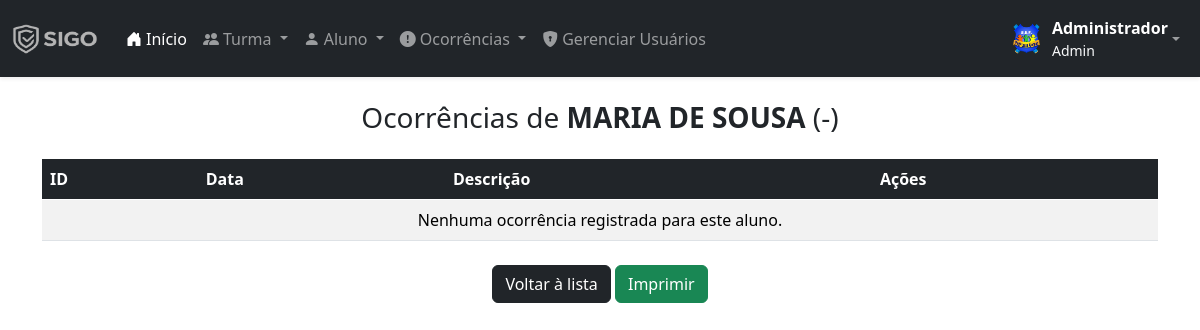
The page /ver-ocorrencias-aluno.php?id=14 (signed in) on the database as committed earlier.
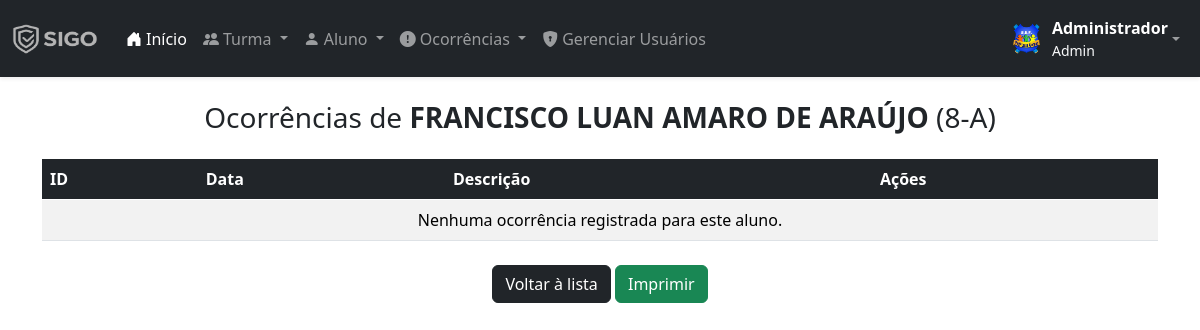
The same page on the database as committed later.
### tables this page shows
CREATE TABLE `alunos` (
  `id` int(11) NOT NULL,
  `nome` varchar(255) NOT NULL,
  `rg` varchar(30) NOT NULL,
  `cpf` varchar(20) NOT NULL,
  `endereco` varchar(255) NOT NULL,
  `tel` varchar(80) NOT NULL,
  `escolaridade` varchar(50) NOT NULL,
  `turma` int(11) NOT NULL
);

CREATE TABLE `turma` (
  `id` int(11) NOT NULL,
  `ano` int(11) NOT NULL,
  `turma` varchar(10) NOT NULL
);

### ver-ocorrencias-aluno.php (the view, shortened to what this page needs)
<?php
require('includes/conexao.php');
?>
<!DOCTYPE html>
<html lang="pt-br">
<?php
include('layout/head.php');
?>
<head>
</head>
<body>
    <?php include('layout/menu.php'); ?>
    <div class="container mt-4">
        <?php
        $aluno_id = intval($_GET['id']);
        $sql_aluno = "
            SELECT a.nome, t.ano, t.turma
            FROM alunos a
            LEFT JOIN turma t ON a.turma = t.id
            WHERE a.id = '$aluno_id'
        ";
        $res_aluno = mysqli_query($conn, $sql_aluno);
        $dados_aluno = mysqli_fetch_assoc($res_aluno);
        $nome_aluno = $dados_aluno['nome'];
        $turma_aluno = $dados_aluno['ano'] . '-' . $dados_aluno['turma'];
        ?>
        <h3 class="text-center mb-4">
            Ocorrências de <b><?php echo $nome_aluno; ?></b>
            (<?php echo $turma_aluno; ?>)
        </h3>
        <table class="table table-striped">
            <thead class="table-dark">
                <tr>
                    <th>ID</th>
                    <th>Data</th>
                    <th>Descrição</th>
                    <th class="no-print">Ações</th>
                </tr>
            </thead>
            <tbody>
                <?php
                $sql = "
                    SELECT o.id, o.descricao, o.data
                    FROM ocorrencia o
                    INNER JOIN ocorrencia_aluno oa ON oa.ocorrencia_id = o.id
                    WHERE oa.alunos_id = '$aluno_id'
                    ORDER BY o.data DESC
                ";
                $res = mysqli_query($conn, $sql);
                if (mysqli_num_rows($res) > 0) {
                    while ($oc = mysqli_fetch_assoc($res)) {
                        $id = $oc['id'];
                        $descricao = $oc['descricao'];
                        $data = date('d/m/Y', strtotime($oc['data']));
                        echo "
                        <tr>
                            <td>$id</td>
                            <td>$data</td>
                            <td>$descricao</td>
                            <td class='no-print'>
                                <a href='ver-ocorrencia.php?id=$id'>
                                    <button class='btn btn-sm btn-info'>Ver</button>
                                </a>
                            </td>
                        </tr>
                        ";
                    }
                } else {
                    echo "<tr><td colspan='4' class='text-center'>Nenhuma ocorrência registrada para este aluno.</td></tr>";
                }
                ?>
            </tbody>
        </table>
        <div class="text-center mt-4 no-print">
            <a href="listar-ocorrencias.php" class="btn btn-dark">Voltar à lista</a>
            <button onclick="window.print()" class="btn btn-success">Imprimir</button>
        </div>
    </div>
</body>
</html>

Rows that differ between the two databases and show on the page:
changed alunos: nome "MARIA DE SOUSA" → "FRANCISCO LUAN AMARO DE ARAÚJO"; turma.turma (not shown) → "8-A"
Other text that changed with them:
$turma_aluno: "-" → (not shown)
